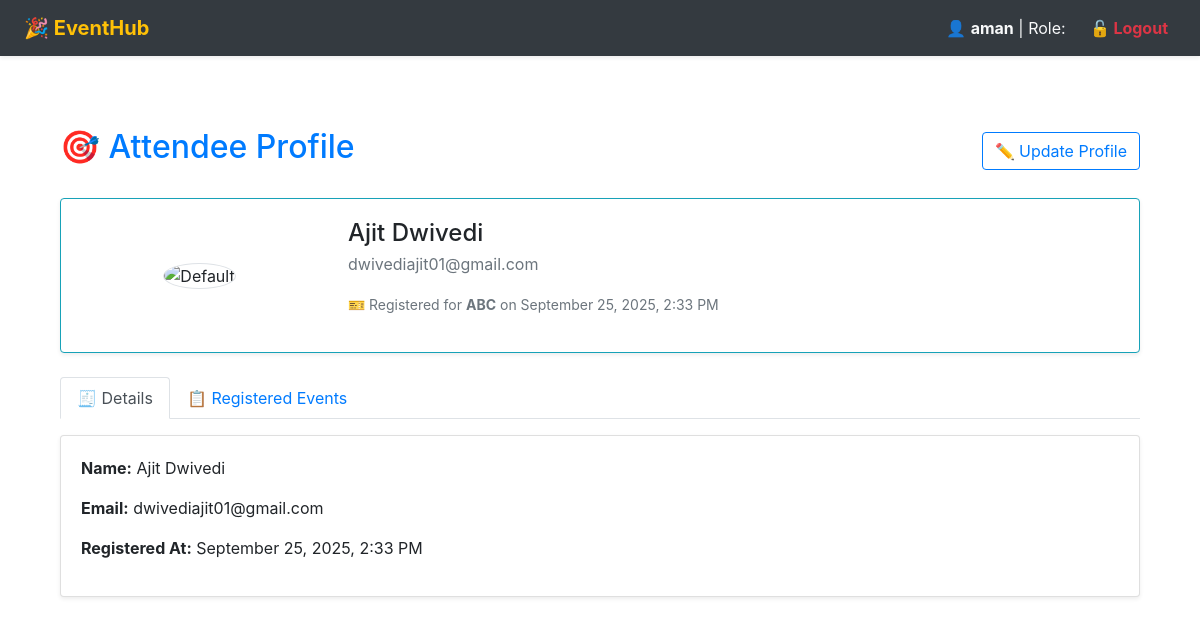
The app's page /profile/ (signed in) with its own data.
### eventapp/models.py (models this page shows, shortened)
class Attendee(models.Model):
    user = models.ForeignKey(User, on_delete=models.CASCADE, null=True, blank=True)
    name = models.CharField(max_length=100)
    email = models.EmailField()
    event = models.ForeignKey(Event, on_delete=models.CASCADE)
    registered_at = models.DateTimeField(auto_now_add=True,null=True)
    profile_photo = models.ImageField(upload_to='profiles/', null=True, blank=True)
    phone_number = models.CharField(max_length=15, blank=True)
    bio = models.TextField(blank=True)
    gender = models.CharField(max_length=10, choices=[('Male', 'Male'), ('Female', 'Female'), ('Other', 'Other')], blank=True)
    dob = models.DateField(null=True, blank=True)

class Event(models.Model):
    title = models.CharField(max_length=100)
    date = models.DateTimeField()
    description = models.TextField()
    max_capacity = models.PositiveIntegerField(null=True, blank=True)

### utils/decorators.py (the view)
        @login_required
        def wrapper(request, *args, **kwargs):
            if request.user.groups.filter(name=role).exists():
                return view_func(request, *args, **kwargs)
            messages.error(request, f"You need to be a {role} to access this page.")
            return redirect(redirect_url)

### eventapp/views.py (called while the page is built)
@role_required('Attendee')
def attendee_profile_view(request):
    attendee = Attendee.objects.filter(user=request.user).first()
    if not attendee:
        messages.warning(request, "Profile not found. Please register for an event to create your profile.")
        return redirect('event_list')
    else:
        form = AttendeeForm(instance=attendee)
    my_registrations = Attendee.objects.filter(user=request.user).select_related('event').order_by('-registered_at')
    return render(request, 'eventapp/attendee_profile.html', {
        'attendee': attendee,
        'my_registrations': my_registrations,
        'now': timezone.now(),
    })

### eventapp/templates/eventapp/attendee_profile.html (shortened to what this page needs)
{% extends 'base.html' %}
{% load static %}
{% block content %}
<div class="container py-5">
    <div class="d-flex justify-content-between align-items-center mb-4">
        <h2 class="text-primary">🎯 Attendee Profile</h2>
        <a href="#" class="btn btn-outline-primary">
            ✏️ Update Profile
        </a>
    </div>
    <div class="card mb-4 shadow-sm border-info">
        <div class="card-body">
            <div class="row align-items-center">
                <div class="col-md-3 text-center">
                    {% if attendee.profile_photo %}
                        <img src="{{ attendee.profile_photo.url }}" class="img-fluid rounded-circle border" style="width: 120px;" alt="Profile Photo">
                    {% else %}
                        <img src="{% static 'default_profile.png' %}" class="img-fluid rounded-circle border" style="width: 120px;" alt="Default">
                    {% endif %}
                </div>
                <div class="col-md-9">
                    <h4 class="mb-1">{{ attendee.name }}</h4>
                    <p class="text-muted mb-2">{{ attendee.email }}</p>
                    <p class="text-muted mt-2">
                        <small>🎫 Registered for <strong>{{ attendee.event.title }}</strong> on {{ attendee.registered_at|date:"F j, Y, g:i A" }}</small>
                    </p>
                </div>
            </div>
        </div>
    </div>
    <ul class="nav nav-tabs mb-3" id="profileTabs" role="tablist">
        <li class="nav-item">
            <a class="nav-link active" id="details-tab" data-toggle="tab" href="#details" role="tab">🧾 Details</a>
        </li>
        <li class="nav-item">
            <a class="nav-link" id="events-tab" data-toggle="tab" href="#events" role="tab">📋 Registered Events</a>
        </li>
    </ul>
    <div class="tab-content" id="profileTabsContent">
        <div class="tab-pane fade show active" id="details" role="tabpanel">
            <div class="card shadow-sm mb-4">
                <div class="card-body">
                    <p><strong>Name:</strong> {{ attendee.name }}</p>
                    <p><strong>Email:</strong> {{ attendee.email }}</p>
                    <p><strong>Registered At:</strong> {{ attendee.registered_at|date:"F j, Y, g:i A" }}</p>
                </div>
            </div>
        </div>
    </div>
</div>
{% endblock %}

### templates/navbar.html (shortened to what this page needs)
<nav class="navbar navbar-expand-lg navbar-dark bg-dark px-4 shadow-sm">
  <a class="navbar-brand font-weight-bold text-warning" href="{% url 'home' %}">
    🎉 EventHub
  </a>
  <div class="collapse navbar-collapse" id="navbarNav">
    <ul class="navbar-nav ml-auto align-items-center">
      {% if user.is_authenticated %}
        <li class="nav-item">
          <span class="navbar-text text-light mr-3">
            👤 <strong>{{ user.username }}</strong> | Role:
          </span>
        </li>
        <li class="nav-item">
          <a class="nav-link logout-link text-danger font-weight-bold" href="{% url 'logout' %}">
            🔓 Logout
          </a>
        </li>
      {% endif %}
    </ul>
  </div>
</nav>

### records on screen
Attendee: name "Ajit Dwivedi", email "dwivediajit01@gmail.com", event "ABC", registered_at "September 25, 2025, 2:33 PM"

### other values on screen
{{ user.username }} "aman"
